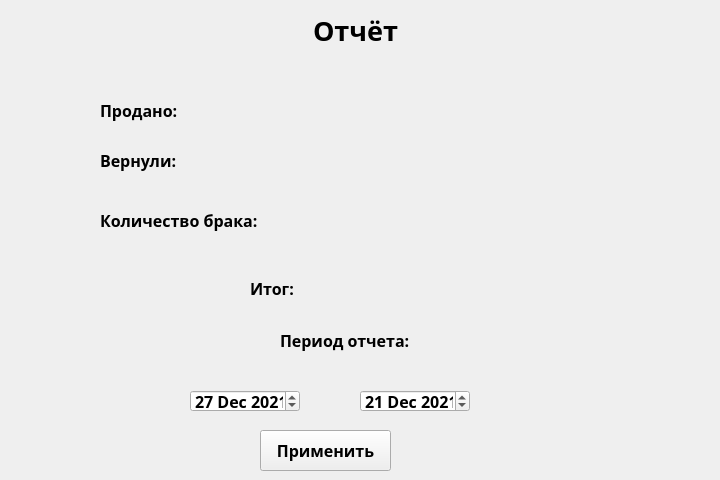
<?xml version="1.0" encoding="UTF-8"?>
<ui version="4.0">
 <class>Otchet</class>
 <widget class="QWidget" name="Otchet">
  <property name="geometry">
   <rect>
    <x>0</x>
    <y>0</y>
    <width>720</width>
    <height>480</height>
   </rect>
  </property>
  <property name="font">
   <font>
    <family>Segoe UI Black</family>
    <pointsize>12</pointsize>
    <weight>75</weight>
    <italic>false</italic>
    <bold>true</bold>
   </font>
  </property>
  <property name="windowTitle">
   <string>Form</string>
  </property>
  <widget class="QLabel" name="label">
   <property name="geometry">
    <rect>
     <x>100</x>
     <y>100</y>
     <width>171</width>
     <height>21</height>
    </rect>
   </property>
   <property name="text">
    <string>Продано:</string>
   </property>
  </widget>
  <widget class="QLabel" name="label_2">
   <property name="geometry">
    <rect>
     <x>100</x>
     <y>150</y>
     <width>171</width>
     <height>21</height>
    </rect>
   </property>
   <property name="text">
    <string>Вернули:</string>
   </property>
  </widget>
  <widget class="QLabel" name="label_3">
   <property name="geometry">
    <rect>
     <x>100</x>
     <y>210</y>
     <width>171</width>
     <height>21</height>
    </rect>
   </property>
   <property name="text">
    <string>Количество брака:</string>
   </property>
  </widget>
  <widget class="QLabel" name="label_4">
   <property name="geometry">
    <rect>
     <x>270</x>
     <y>10</y>
     <width>171</width>
     <height>41</height>
    </rect>
   </property>
   <property name="font">
    <font>
     <family>Segoe UI Black</family>
     <pointsize>20</pointsize>
     <weight>75</weight>
     <italic>false</italic>
     <bold>true</bold>
    </font>
   </property>
   <property name="text">
    <string>Отчёт</string>
   </property>
   <property name="alignment">
    <set>Qt::AlignCenter</set>
   </property>
  </widget>
  <widget class="QLabel" name="label_5">
   <property name="geometry">
    <rect>
     <x>280</x>
     <y>330</y>
     <width>171</width>
     <height>21</height>
    </rect>
   </property>
   <property name="text">
    <string>Период отчета:</string>
   </property>
  </widget>
  <widget class="QDateEdit" name="dateEdit">
   <property name="geometry">
    <rect>
     <x>190</x>
     <y>390</y>
     <width>110</width>
     <height>22</height>
    </rect>
   </property>
   <property name="date">
    <date>
     <year>2021</year>
     <month>12</month>
     <day>27</day>
    </date>
   </property>
  </widget>
  <widget class="QDateEdit" name="dateEdit_2">
   <property name="geometry">
    <rect>
     <x>360</x>
     <y>390</y>
     <width>110</width>
     <height>22</height>
    </rect>
   </property>
   <property name="date">
    <date>
     <year>2021</year>
     <month>12</month>
     <day>21</day>
    </date>
   </property>
  </widget>
  <widget class="QLabel" name="SellNumber">
   <property name="geometry">
    <rect>
     <x>280</x>
     <y>110</y>
     <width>151</width>
     <height>16</height>
    </rect>
   </property>
   <property name="text">
    <string/>
   </property>
  </widget>
  <widget class="QLabel" name="VozvratNumber">
   <property name="geometry">
    <rect>
     <x>280</x>
     <y>150</y>
     <width>151</width>
     <height>16</height>
    </rect>
   </property>
   <property name="text">
    <string/>
   </property>
  </widget>
  <widget class="QLabel" name="label_8">
   <property name="geometry">
    <rect>
     <x>280</x>
     <y>210</y>
     <width>151</width>
     <height>16</height>
    </rect>
   </property>
   <property name="text">
    <string/>
   </property>
  </widget>
  <widget class="QLabel" name="label_6">
   <property name="geometry">
    <rect>
     <x>250</x>
     <y>280</y>
     <width>101</width>
     <height>16</height>
    </rect>
   </property>
   <property name="text">
    <string>Итог:</string>
   </property>
  </widget>
  <widget class="QLabel" name="label_7">
   <property name="geometry">
    <rect>
     <x>300</x>
     <y>280</y>
     <width>121</width>
     <height>16</height>
    </rect>
   </property>
   <property name="text">
    <string/>
   </property>
  </widget>
  <widget class="QPushButton" name="SortButton">
   <property name="geometry">
    <rect>
     <x>260</x>
     <y>430</y>
     <width>131</width>
     <height>41</height>
    </rect>
   </property>
   <property name="text">
    <string>Применить</string>
   </property>
  </widget>
 </widget>
 <resources/>
 <connections/>
</ui>
